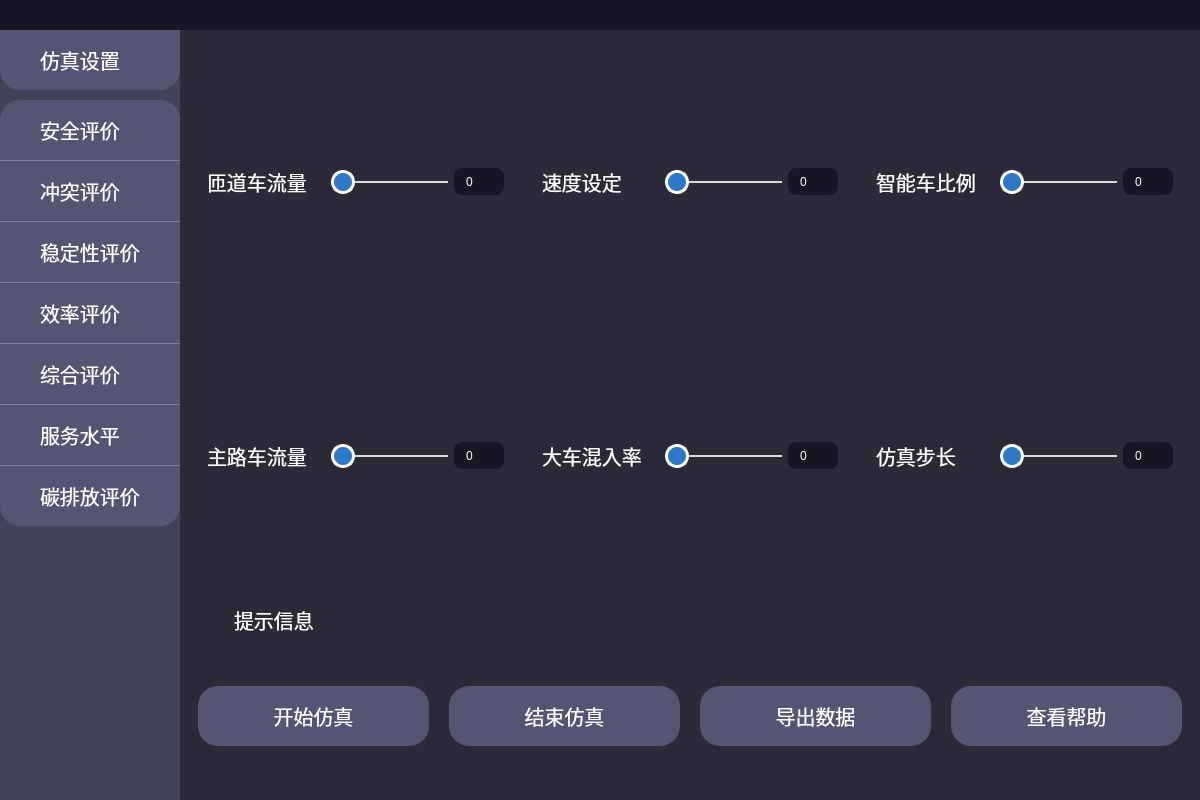
<?xml version="1.0" encoding="UTF-8"?>
<ui version="4.0">
 <class>Main_Window_UI</class>
 <widget class="QMainWindow" name="Main_Window_UI">
  <property name="geometry">
   <rect>
    <x>0</x>
    <y>0</y>
    <width>1200</width>
    <height>800</height>
   </rect>
  </property>
  <property name="windowTitle">
   <string>MainWindow</string>
  </property>
  <property name="styleSheet">
   <string notr="true">#Main_Window_UI{
	background: rgb(44,42,56);
}</string>
  </property>
  <widget class="QWidget" name="Central_Widget">
   <layout class="QVBoxLayout" name="Central_Widget">
    <property name="spacing">
     <number>0</number>
    </property>
    <property name="leftMargin">
     <number>0</number>
    </property>
    <property name="topMargin">
     <number>0</number>
    </property>
    <property name="rightMargin">
     <number>0</number>
    </property>
    <property name="bottomMargin">
     <number>0</number>
    </property>
    <item>
     <widget class="QWidget" name="Title_Widget" native="true">
      <property name="styleSheet">
       <string notr="true">#Title_Widget{
	background: rgb(24,22,36);
}

#Title_Widget QPushButton{
	border: 0px;

	width: 50px;
	height: 30px;

	background: rgb(24,22,36);
}
#Title_Widget QPushButton:hover{
	background: rgb(64,62,76);
}
#Title_Widget QPushButton:pressed{
	background: rgb(84,82,96);
}</string>
      </property>
      <layout class="QHBoxLayout" name="Title_Layout">
       <property name="spacing">
        <number>0</number>
       </property>
       <property name="leftMargin">
        <number>0</number>
       </property>
       <property name="topMargin">
        <number>0</number>
       </property>
       <property name="rightMargin">
        <number>0</number>
       </property>
       <property name="bottomMargin">
        <number>0</number>
       </property>
       <item>
        <spacer name="horizontalSpacer">
         <property name="orientation">
          <enum>Qt::Horizontal</enum>
         </property>
         <property name="sizeHint" stdset="0">
          <size>
           <width>40</width>
           <height>20</height>
          </size>
         </property>
        </spacer>
       </item>
       <item>
        <widget class="QPushButton" name="Minimsize_Button">
         <property name="text">
          <string/>
         </property>
         <property name="icon">
          <iconset resource="Main_Window_UI.qrc">
           <normaloff>:/All_Image/res/Minimsize.png</normaloff>:/All_Image/res/Minimsize.png</iconset>
         </property>
        </widget>
       </item>
       <item>
        <widget class="QPushButton" name="Maxmsize_Button">
         <property name="text">
          <string/>
         </property>
         <property name="icon">
          <iconset resource="Main_Window_UI.qrc">
           <normaloff>:/All_Image/res/Maxmsize.png</normaloff>:/All_Image/res/Maxmsize.png</iconset>
         </property>
        </widget>
       </item>
       <item>
        <widget class="QPushButton" name="Close_Button">
         <property name="text">
          <string/>
         </property>
         <property name="icon">
          <iconset resource="Main_Window_UI.qrc">
           <normaloff>:/All_Image/res/Close.png</normaloff>:/All_Image/res/Close.png</iconset>
         </property>
        </widget>
       </item>
      </layout>
     </widget>
    </item>
    <item>
     <layout class="QHBoxLayout" name="Central_Layout">
      <property name="spacing">
       <number>0</number>
      </property>
      <property name="leftMargin">
       <number>0</number>
      </property>
      <property name="topMargin">
       <number>0</number>
      </property>
      <item>
       <widget class="QWidget" name="Tab_Widget" native="true">
        <property name="styleSheet">
         <string notr="true">#Tab_Widget{
	background: rgb(66,66,88);
}

#Tab_Widget QPushButton {
	padding-left: 40px;
	border-top: 1px;
	border-style: solid;
	border-radius: 0px;
	border-color: rgb(125,125,155);
	margin: 0px;

	width: 140px;
	height: 60px;

	background: rgb(85,85,115);
	color: rgb(255,255,255);
	
	font-family: 'MicroSoft YaHei Light';
	font-size: 20px;
	text-align: left
}
#Tab_Widget QPushButton:hover {
	background: rgb(105,105,125);
}
#Tab_Widget QPushButton:pressed {
	background: rgb(125,125,145);
}

</string>
        </property>
        <layout class="QVBoxLayout" name="Tab_Layout">
         <property name="spacing">
          <number>10</number>
         </property>
         <property name="leftMargin">
          <number>0</number>
         </property>
         <property name="topMargin">
          <number>0</number>
         </property>
         <property name="rightMargin">
          <number>0</number>
         </property>
         <property name="bottomMargin">
          <number>0</number>
         </property>
         <item>
          <widget class="QPushButton" name="Sim_Setting_Button">
           <property name="styleSheet">
            <string notr="true">#Sim_Setting_Button{
	border-top: 0px;
	border-bottom-left-radius: 20px;
	border-bottom-right-radius: 20px;
}</string>
           </property>
           <property name="text">
            <string>仿真设置</string>
           </property>
          </widget>
         </item>
         <item>
          <widget class="QWidget" name="Evaluation_Widget" native="true">
           <layout class="QVBoxLayout" name="Evaluation_Widget">
            <property name="spacing">
             <number>0</number>
            </property>
            <property name="leftMargin">
             <number>0</number>
            </property>
            <property name="topMargin">
             <number>0</number>
            </property>
            <property name="rightMargin">
             <number>0</number>
            </property>
            <property name="bottomMargin">
             <number>0</number>
            </property>
            <item>
             <widget class="QPushButton" name="Safety_Assess_Button">
              <property name="styleSheet">
               <string notr="true">#Safety_Assess_Button{
	border-top: 0px;
	border-top-left-radius: 20px;
	border-top-right-radius: 20px;
}</string>
              </property>
              <property name="text">
               <string>安全评价</string>
              </property>
             </widget>
            </item>
            <item>
             <widget class="QPushButton" name="Conflict_Assess_Button">
              <property name="text">
               <string>冲突评价</string>
              </property>
             </widget>
            </item>
            <item>
             <widget class="QPushButton" name="Stability_Assess_Button">
              <property name="text">
               <string>稳定性评价</string>
              </property>
             </widget>
            </item>
            <item>
             <widget class="QPushButton" name="Effectiveness_Assess_Button">
              <property name="text">
               <string>效率评价</string>
              </property>
             </widget>
            </item>
            <item>
             <widget class="QPushButton" name="Coprehensive_Assess_Button">
              <property name="text">
               <string>综合评价</string>
              </property>
             </widget>
            </item>
            <item>
             <widget class="QPushButton" name="Service_Assess_Button">
              <property name="text">
               <string>服务水平</string>
              </property>
             </widget>
            </item>
            <item>
             <widget class="QPushButton" name="Carbin_Assess_Button">
              <property name="styleSheet">
               <string notr="true">#Carbin_Assess_Button{
	border-bottom-left-radius: 20px;
	border-bottom-right-radius: 20px;
}</string>
              </property>
              <property name="text">
               <string>碳排放评价</string>
              </property>
             </widget>
            </item>
            <item>
             <spacer name="verticalSpacer">
              <property name="orientation">
               <enum>Qt::Vertical</enum>
              </property>
              <property name="sizeHint" stdset="0">
               <size>
                <width>20</width>
                <height>40</height>
               </size>
              </property>
             </spacer>
            </item>
           </layout>
          </widget>
         </item>
        </layout>
       </widget>
      </item>
      <item>
       <widget class="QStackedWidget" name="Main_Stacked_Widget">
        <property name="styleSheet">
         <string notr="true">#Main_Stacked_Widget QLabel{
	color: rgb(255,255,255);
	
	font-family: 'MicroSoft YaHei Light';
	font-size: 20px;
}

#Main_Stacked_Widget QSlider::handle:horizontal{
	border: 3px;
	border-style: solid ;
	border-radius: 12px;
	border-color: rgb(255,255,255);
	margin: -11px 0px -11px 0px;

	width: 18px;
	height: 20px;

	background: rgb(46, 121, 199);
}
#Main_Stacked_Widget QSlider::groove:horizontal{
	height: 2px;
	background : rgb(219,219,219);
}
#Main_Stacked_Widget QSlider::add-page:horizontal{
	background-color: rgb(219,219,219);
}
#Main_Stacked_Widget QSlider::sub-page:horizontal{
	background-color: rgb(16, 71, 169);
}

#Main_Stacked_Widget QLineEdit{
	padding-left: 10px;
	border: 0px;
	border-radius: 8px;

	width: 40px;
	height: 27px;

	background: rgb(22, 22, 37);
	color: rgb(255,255,255);
	
	font-family: 'MicroSoft YaHei Light';
}

#Main_Stacked_Widget QPushButton {
	
	margin: 0px;
	border: 0px;
	border-radius: 20px;

	width: 140px;
	height: 60px;

	background: rgb(85,85,115);
	color: rgb(255,255,255);
	
	font-family: 'MicroSoft YaHei Light';
	font-size: 20px;
	text-align: center
}
  </string>
        </property>
        <property name="currentIndex">
         <number>0</number>
        </property>
        <widget class="QWidget" name="Setting_Page">
         <layout class="QVBoxLayout" name="Setting_Page_2" stretch="3,1">
          <item>
           <widget class="QWidget" name="Sim_Setting_Grid_Widget" native="true">
            <layout class="QGridLayout" name="gridLayout_3">
             <property name="horizontalSpacing">
              <number>20</number>
             </property>
             <item row="0" column="1">
              <widget class="QWidget" name="Ramp_Traffic_Cell_Widget" native="true">
               <layout class="QHBoxLayout" name="Ramp_Traffic_Cell_Widget" stretch="1,1,1">
                <item>
                 <widget class="QLabel" name="Ramp_Traffic_Label">
                  <property name="text">
                   <string>匝道车流量</string>
                  </property>
                 </widget>
                </item>
                <item>
                 <widget class="QSlider" name="Ramp_Traffi_Slider">
                  <property name="sizePolicy">
                   <sizepolicy hsizetype="Expanding" vsizetype="Fixed">
                    <horstretch>0</horstretch>
                    <verstretch>0</verstretch>
                   </sizepolicy>
                  </property>
                  <property name="minimumSize">
                   <size>
                    <width>0</width>
                    <height>24</height>
                   </size>
                  </property>
                  <property name="orientation">
                   <enum>Qt::Horizontal</enum>
                  </property>
                 </widget>
                </item>
                <item>
                 <widget class="QLineEdit" name="Ramp_Traffic_LineEdit">
                  <property name="sizePolicy">
                   <sizepolicy hsizetype="Fixed" vsizetype="Fixed">
                    <horstretch>0</horstretch>
                    <verstretch>0</verstretch>
                   </sizepolicy>
                  </property>
                  <property name="text">
                   <string>0</string>
                  </property>
                 </widget>
                </item>
               </layout>
              </widget>
             </item>
             <item row="1" column="1">
              <widget class="QWidget" name="Main_Traffic_Cell_Widget" native="true">
               <layout class="QHBoxLayout" name="Main_Traffic_Cell_Widget" stretch="1,1,0">
                <item>
                 <widget class="QLabel" name="Main_Traffic_Label">
                  <property name="text">
                   <string>主路车流量</string>
                  </property>
                 </widget>
                </item>
                <item>
                 <widget class="QSlider" name="Main_Traffic_Slider">
                  <property name="sizePolicy">
                   <sizepolicy hsizetype="Expanding" vsizetype="Fixed">
                    <horstretch>0</horstretch>
                    <verstretch>0</verstretch>
                   </sizepolicy>
                  </property>
                  <property name="minimumSize">
                   <size>
                    <width>0</width>
                    <height>24</height>
                   </size>
                  </property>
                  <property name="orientation">
                   <enum>Qt::Horizontal</enum>
                  </property>
                 </widget>
                </item>
                <item>
                 <widget class="QLineEdit" name="Main_Traffic_LineEdit">
                  <property name="sizePolicy">
                   <sizepolicy hsizetype="Fixed" vsizetype="Fixed">
                    <horstretch>0</horstretch>
                    <verstretch>0</verstretch>
                   </sizepolicy>
                  </property>
                  <property name="text">
                   <string>0</string>
                  </property>
                 </widget>
                </item>
               </layout>
              </widget>
             </item>
             <item row="0" column="2">
              <widget class="QWidget" name="Speed_Cell_Widget" native="true">
               <layout class="QHBoxLayout" name="Speed_Cell_Widget" stretch="1,1,0">
                <item>
                 <widget class="QLabel" name="Speed_Label">
                  <property name="text">
                   <string>速度设定</string>
                  </property>
                 </widget>
                </item>
                <item>
                 <widget class="QSlider" name="Speed_Slider">
                  <property name="sizePolicy">
                   <sizepolicy hsizetype="Expanding" vsizetype="Fixed">
                    <horstretch>0</horstretch>
                    <verstretch>0</verstretch>
                   </sizepolicy>
                  </property>
                  <property name="minimumSize">
                   <size>
                    <width>0</width>
                    <height>24</height>
                   </size>
                  </property>
                  <property name="orientation">
                   <enum>Qt::Horizontal</enum>
                  </property>
                 </widget>
                </item>
                <item>
                 <widget class="QLineEdit" name="Speed_LineEdit">
                  <property name="sizePolicy">
                   <sizepolicy hsizetype="Fixed" vsizetype="Fixed">
                    <horstretch>0</horstretch>
                    <verstretch>0</verstretch>
                   </sizepolicy>
                  </property>
                  <property name="text">
                   <string>0</string>
                  </property>
                 </widget>
                </item>
               </layout>
              </widget>
             </item>
             <item row="1" column="2">
              <widget class="QWidget" name="Mixing_Rate_Cell_Widget" native="true">
               <layout class="QHBoxLayout" name="Mining_Rate_Cell_Widget" stretch="1,1,0">
                <item>
                 <widget class="QLabel" name="Mixing_Rate_Label">
                  <property name="text">
                   <string>大车混入率</string>
                  </property>
                 </widget>
                </item>
                <item>
                 <widget class="QSlider" name="Mixing_Rate_Slider">
                  <property name="sizePolicy">
                   <sizepolicy hsizetype="Expanding" vsizetype="Fixed">
                    <horstretch>0</horstretch>
                    <verstretch>0</verstretch>
                   </sizepolicy>
                  </property>
                  <property name="minimumSize">
                   <size>
                    <width>0</width>
                    <height>24</height>
                   </size>
                  </property>
                  <property name="orientation">
                   <enum>Qt::Horizontal</enum>
                  </property>
                 </widget>
                </item>
                <item>
                 <widget class="QLineEdit" name="Mixing_Rate_LineEdit">
                  <property name="sizePolicy">
                   <sizepolicy hsizetype="Fixed" vsizetype="Fixed">
                    <horstretch>0</horstretch>
                    <verstretch>0</verstretch>
                   </sizepolicy>
                  </property>
                  <property name="text">
                   <string>0</string>
                  </property>
                 </widget>
                </item>
               </layout>
              </widget>
             </item>
             <item row="0" column="3">
              <widget class="QWidget" name="Intel_Ratio_Cell_Widget" native="true">
               <layout class="QHBoxLayout" name="Intel_Rate_Cell_Widget" stretch="1,1,0">
                <item>
                 <widget class="QLabel" name="Intel_Rate_Label">
                  <property name="text">
                   <string>智能车比例</string>
                  </property>
                 </widget>
                </item>
                <item>
                 <widget class="QSlider" name="Intel_Rate_Slider">
                  <property name="sizePolicy">
                   <sizepolicy hsizetype="Expanding" vsizetype="Fixed">
                    <horstretch>0</horstretch>
                    <verstretch>0</verstretch>
                   </sizepolicy>
                  </property>
                  <property name="minimumSize">
                   <size>
                    <width>0</width>
                    <height>24</height>
                   </size>
                  </property>
                  <property name="orientation">
                   <enum>Qt::Horizontal</enum>
                  </property>
                 </widget>
                </item>
                <item>
                 <widget class="QLineEdit" name="Intel_Rate_LineEdit">
                  <property name="sizePolicy">
                   <sizepolicy hsizetype="Fixed" vsizetype="Fixed">
                    <horstretch>0</horstretch>
                    <verstretch>0</verstretch>
                   </sizepolicy>
                  </property>
                  <property name="text">
                   <string>0</string>
                  </property>
                 </widget>
                </item>
               </layout>
              </widget>
             </item>
             <item row="1" column="3">
              <widget class="QWidget" name="Sim_Step_Cell_Widget" native="true">
               <layout class="QHBoxLayout" name="Sim_Step_Cell_Widget" stretch="1,1,0">
                <item>
                 <widget class="QLabel" name="Sim_Step_Label">
                  <property name="text">
                   <string>仿真步长</string>
                  </property>
                 </widget>
                </item>
                <item>
                 <widget class="QSlider" name="Sim_Step_Slider">
                  <property name="sizePolicy">
                   <sizepolicy hsizetype="Expanding" vsizetype="Fixed">
                    <horstretch>0</horstretch>
                    <verstretch>0</verstretch>
                   </sizepolicy>
                  </property>
                  <property name="minimumSize">
                   <size>
                    <width>0</width>
                    <height>24</height>
                   </size>
                  </property>
                  <property name="orientation">
                   <enum>Qt::Horizontal</enum>
                  </property>
                 </widget>
                </item>
                <item>
                 <widget class="QLineEdit" name="Sim_Step_LineEdit">
                  <property name="sizePolicy">
                   <sizepolicy hsizetype="Fixed" vsizetype="Fixed">
                    <horstretch>0</horstretch>
                    <verstretch>0</verstretch>
                   </sizepolicy>
                  </property>
                  <property name="text">
                   <string>0</string>
                  </property>
                 </widget>
                </item>
               </layout>
              </widget>
             </item>
            </layout>
           </widget>
          </item>
          <item>
           <layout class="QVBoxLayout" name="Control_Widget">
            <item>
             <widget class="QLabel" name="Info_Label">
              <property name="sizePolicy">
               <sizepolicy hsizetype="Preferred" vsizetype="Fixed">
                <horstretch>0</horstretch>
                <verstretch>0</verstretch>
               </sizepolicy>
              </property>
              <property name="styleSheet">
               <string notr="true">#Info_Label{
	padding-left: 40px;
}</string>
              </property>
              <property name="text">
               <string>提示信息</string>
              </property>
             </widget>
            </item>
            <item>
             <widget class="QWidget" name="Control_Panel_Widget" native="true">
              <layout class="QHBoxLayout" name="Control_Panel_Widget_2">
               <property name="spacing">
                <number>20</number>
               </property>
               <item>
                <widget class="QPushButton" name="Start_Sim_Button">
                 <property name="text">
                  <string>开始仿真</string>
                 </property>
                </widget>
               </item>
               <item>
                <widget class="QPushButton" name="End_Sim_Button">
                 <property name="text">
                  <string>结束仿真</string>
                 </property>
                </widget>
               </item>
               <item>
                <widget class="QPushButton" name="Export_Data_Button">
                 <property name="text">
                  <string>导出数据</string>
                 </property>
                </widget>
               </item>
               <item>
                <widget class="QPushButton" name="Help_Button">
                 <property name="text">
                  <string>查看帮助</string>
                 </property>
                </widget>
               </item>
              </layout>
             </widget>
            </item>
           </layout>
          </item>
         </layout>
        </widget>
       </widget>
      </item>
     </layout>
    </item>
   </layout>
  </widget>
 </widget>
 <resources>
  <include location="Main_Window_UI.qrc"/>
 </resources>
 <connections/>
</ui>
